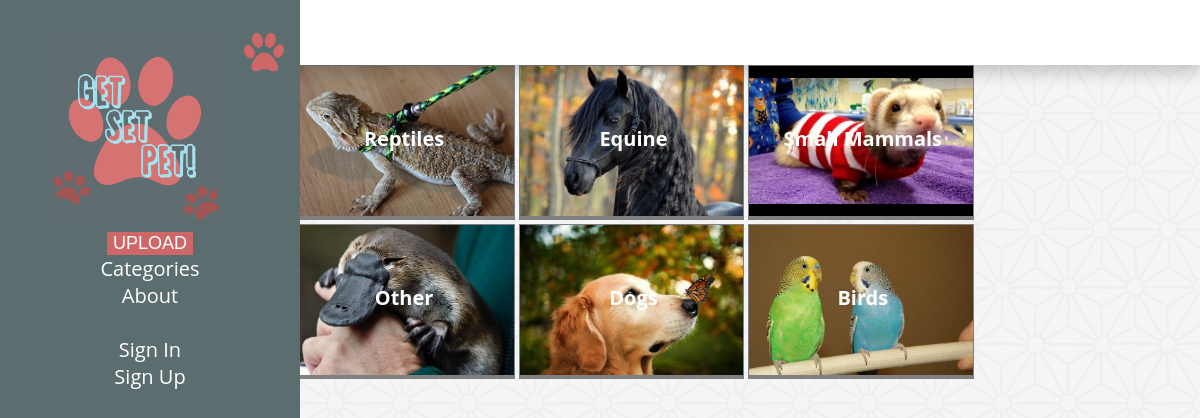
The app's page /gsp/cats/ with its own data.
### gsp/models.py (models this page shows, shortened)
class Category(models.Model):
    name = models.CharField(max_length=128, unique=True)
    slug = models.SlugField(unique=True)
    img = models.CharField(max_length=64, unique=True)
    class Meta:
        verbose_name_plural = 'Categories'

### gsp/views.py (the view)
def cats(request):
    category_list = Category.objects.all()
    context_dict = {'categories': category_list}
    return render(request, 'gsp/cats.html', context=context_dict)

### templates/gsp/cats.html (shortened to what this page needs)
<!DOCTYPE html>
{% extends 'gsp/base.html' %}
{% load staticfiles %}
{% block body_block %}
	<div class = "categorySection">
			<h1> Categories </h1>
		<br>
			<h3>Look at all the pets! Choose One!</h3>
		</div>
	<div class = "cardunit">
			{% if categories %}
			{% for category in categories %}
			<div class = "smallcard" id = "myBtn">
						<div class="overlay">
							<h1><a href="/gsp/category/{{ category.slug }}"style="color:white;">{{ category.name }}</h1></a>
				</div>
				<div class = "smallpet">
					<a href="/gsp/category/{{ category.slug }}">
					<img src="{{ MEDIA_URL }}{{ category.img }}"
						alt = "Picture of "{{ category.name }} href = "/gsp/category/{{ category.slug }}">
					</a>
				</div>
			</div>
				{% endfor %}
			</div>
			{% else %}
				<strong>There are no categories present.</strong>
			{% endif %}
		</div>
{% endblock %}

### static/css/template-css.css (style rules this page uses)
* { margin: 0px; }
body h1 { font-family: 'Open Sans', sans-serif; font-weight: 700; font-size: 20px; }
body { background-image: url('background.png') }
a { text-decoration: none; color: white; }
.cardunit { position: relative; margin-left: 5%; }
.categorySection { padding-top: 10px; padding-bottom: 10px; background-color: white; position: relative; margin-left: 5%; box-shadow: 0 8px 16px 0 rgba(0,0,0,0.2); z-index: 500; }
.categorySection h1 { font-family: 'Open Sans', sans-serif; display: inline-block; }
.categorySection h3 { font-family: 'Open Sans', sans-serif; font-size: 12px; display: inline-block; color: gray; }
[class^="smallcard"] { position: relative; display: inline-block; width: 19.77%; background-color: white; height:10%; margin-left: 0px; border: solid; border-color: gray; border-width: thin; box-sizing: border-box; margin-top: 0px; }
.smallcard h1,h4 { display: inline-block; }
.overlay { position: absolute; height: 100%; text-align: center; width: 100%; background: fade-out(#000000, 0.2) }
.overlay:before { content: ''; display: inline-block; height: 100%; vertical-align: middle; background: fade-out(#000000, 0.2) }
.smallpet img { display: block; width: 100%; height:150px; object-fit: cover; border-bottom: solid; border-color: gray; }

### records on screen
Category: name "Reptiles", img (picture)
Category: name "Equine", img (picture)
Category: name "Small Mammals", img (picture)
Category: name "Other", img (picture)
Category: name "Dogs", img (picture)
Category: name "Birds", img (picture)
